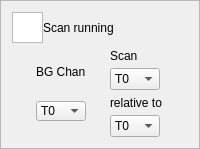
                <widget class="QFrame" name="frame_5">
                 <property name="sizePolicy">
                  <sizepolicy hsizetype="Minimum" vsizetype="Minimum">
                   <horstretch>0</horstretch>
                   <verstretch>0</verstretch>
                  </sizepolicy>
                 </property>
                 <property name="minimumSize">
                  <size>
                   <width>150</width>
                   <height>0</height>
                  </size>
                 </property>
                 <property name="maximumSize">
                  <size>
                   <width>500</width>
                   <height>16777215</height>
                  </size>
                 </property>
                 <property name="frameShape">
                  <enum>QFrame::StyledPanel</enum>
                 </property>
                 <property name="frameShadow">
                  <enum>QFrame::Sunken</enum>
                 </property>
                 <property name="midLineWidth">
                  <number>0</number>
                 </property>
                 <layout class="QVBoxLayout" name="verticalLayout_35">
                  <item>
                   <layout class="QVBoxLayout" name="verticalLayout_12">
                    <property name="spacing">
                     <number>0</number>
                    </property>
                    <item>
                     <layout class="QHBoxLayout" name="horizontalLayout_12">
                      <item>
                       <widget class="QTextBrowser" name="Scan_StatusBox">
                        <property name="sizePolicy">
                         <sizepolicy hsizetype="Minimum" vsizetype="Minimum">
                          <horstretch>0</horstretch>
                          <verstretch>0</verstretch>
                         </sizepolicy>
                        </property>
                        <property name="minimumSize">
                         <size>
                          <width>30</width>
                          <height>30</height>
                         </size>
                        </property>
                        <property name="maximumSize">
                         <size>
                          <width>31</width>
                          <height>31</height>
                         </size>
                        </property>
                        <property name="autoFillBackground">
                         <bool>false</bool>
                        </property>
                       </widget>
                      </item>
                      <item>
                       <widget class="QLabel" name="label">
                        <property name="sizePolicy">
                         <sizepolicy hsizetype="Minimum" vsizetype="Minimum">
                          <horstretch>0</horstretch>
                          <verstretch>0</verstretch>
                         </sizepolicy>
                        </property>
                        <property name="minimumSize">
                         <size>
                          <width>100</width>
                          <height>20</height>
                         </size>
                        </property>
                        <property name="maximumSize">
                         <size>
                          <width>450</width>
                          <height>50</height>
                         </size>
                        </property>
                        <property name="text">
                         <string>Scan running</string>
                        </property>
                       </widget>
                      </item>
                     </layout>
                    </item>
                    <item>
                     <layout class="QHBoxLayout" name="horizontalLayout_4">
                      <item>
                       <layout class="QVBoxLayout" name="verticalLayout_20">
                        <item>
                         <widget class="QLabel" name="label_4">
                          <property name="sizePolicy">
                           <sizepolicy hsizetype="Preferred" vsizetype="Preferred">
                            <horstretch>0</horstretch>
                            <verstretch>0</verstretch>
                           </sizepolicy>
                          </property>
                          <property name="minimumSize">
                           <size>
                            <width>50</width>
                            <height>25</height>
                           </size>
                          </property>
                          <property name="maximumSize">
                           <size>
                            <width>16777215</width>
                            <height>30</height>
                           </size>
                          </property>
                          <property name="text">
                           <string>BG Channel</string>
                          </property>
                         </widget>
                        </item>
                        <item>
                         <widget class="QComboBox" name="scanchannel_combobox_2">
                          <property name="sizePolicy">
                           <sizepolicy hsizetype="Minimum" vsizetype="Minimum">
                            <horstretch>0</horstretch>
                            <verstretch>0</verstretch>
                           </sizepolicy>
                          </property>
                          <property name="minimumSize">
                           <size>
                            <width>0</width>
                            <height>20</height>
                           </size>
                          </property>
                          <property name="maximumSize">
                           <size>
                            <width>50</width>
                            <height>20</height>
                           </size>
                          </property>
                          <item>
                           <property name="text">
                            <string>T0</string>
                           </property>
                          </item>
                          <item>
                           <property name="text">
                            <string>1b</string>
                           </property>
                          </item>
                          <item>
                           <property name="text">
                            <string>1e</string>
                           </property>
                          </item>
                          <item>
                           <property name="text">
                            <string>2b</string>
                           </property>
                          </item>
                          <item>
                           <property name="text">
                            <string>2e</string>
                           </property>
                          </item>
                          <item>
                           <property name="text">
                            <string>3b</string>
                           </property>
                          </item>
                          <item>
                           <property name="text">
                            <string>3e</string>
                           </property>
                          </item>
                          <item>
                           <property name="text">
                            <string>4b</string>
                           </property>
                          </item>
                          <item>
                           <property name="text">
                            <string>4e</string>
                           </property>
                          </item>
                          <item>
                           <property name="text">
                            <string>5b</string>
                           </property>
                          </item>
                          <item>
                           <property name="text">
                            <string>5e</string>
                           </property>
                          </item>
                          <item>
                           <property name="text">
                            <string>6b</string>
                           </property>
                          </item>
                          <item>
                           <property name="text">
                            <string>6e</string>
                           </property>
                          </item>
                          <item>
                           <property name="text">
                            <string>7b</string>
                           </property>
                          </item>
                          <item>
                           <property name="text">
                            <string>7e</string>
                           </property>
                          </item>
                          <item>
                           <property name="text">
                            <string>8b</string>
                           </property>
                          </item>
                          <item>
                           <property name="text">
                            <string>8e</string>
                           </property>
                          </item>
                          <item>
                           <property name="text">
                            <string>9b</string>
                           </property>
                          </item>
                          <item>
                           <property name="text">
                            <string>9e</string>
                           </property>
                          </item>
                          <item>
                           <property name="text">
                            <string>10b</string>
                           </property>
                          </item>
                          <item>
                           <property name="text">
                            <string>10e</string>
                           </property>
                          </item>
                          <item>
                           <property name="text">
                            <string>11b</string>
                           </property>
                          </item>
                          <item>
                           <property name="text">
                            <string>11e</string>
                           </property>
                          </item>
                          <item>
                           <property name="text">
                            <string>12b</string>
                           </property>
                          </item>
                          <item>
                           <property name="text">
                            <string>12e</string>
                           </property>
                          </item>
                          <item>
                           <property name="text">
                            <string>13b</string>
                           </property>
                          </item>
                          <item>
                           <property name="text">
                            <string>13e</string>
                           </property>
                          </item>
                          <item>
                           <property name="text">
                            <string>14b</string>
                           </property>
                          </item>
                          <item>
                           <property name="text">
                            <string>14e</string>
                           </property>
                          </item>
                          <item>
                           <property name="text">
                            <string>15b</string>
                           </property>
                          </item>
                          <item>
                           <property name="text">
                            <string>15e</string>
                           </property>
                          </item>
                          <item>
                           <property name="text">
                            <string>16b</string>
                           </property>
                          </item>
                          <item>
                           <property name="text">
                            <string>16e</string>
                           </property>
                          </item>
                          <item>
                           <property name="text">
                            <string>17b</string>
                           </property>
                          </item>
                          <item>
                           <property name="text">
                            <string>17e</string>
                           </property>
                          </item>
                          <item>
                           <property name="text">
                            <string>18b</string>
                           </property>
                          </item>
                          <item>
                           <property name="text">
                            <string>18e</string>
                           </property>
                          </item>
                         </widget>
                        </item>
                       </layout>
                      </item>
                      <item>
                       <layout class="QVBoxLayout" name="verticalLayout_21">
                        <item>
                         <widget class="QLabel" name="scanchannel_label">
                          <property name="sizePolicy">
                           <sizepolicy hsizetype="Preferred" vsizetype="Preferred">
                            <horstretch>0</horstretch>
                            <verstretch>0</verstretch>
                           </sizepolicy>
                          </property>
                          <property name="minimumSize">
                           <size>
                            <width>0</width>
                            <height>25</height>
                           </size>
                          </property>
                          <property name="maximumSize">
                           <size>
                            <width>16777215</width>
                            <height>30</height>
                           </size>
                          </property>
                          <property name="text">
                           <string>Scan </string>
                          </property>
                         </widget>
                        </item>
                        <item>
                         <widget class="QComboBox" name="ScanRelChannelBox">
                          <property name="sizePolicy">
                           <sizepolicy hsizetype="Minimum" vsizetype="Minimum">
                            <horstretch>0</horstretch>
                            <verstretch>0</verstretch>
                           </sizepolicy>
                          </property>
                          <property name="minimumSize">
                           <size>
                            <width>0</width>
                            <height>20</height>
                           </size>
                          </property>
                          <property name="maximumSize">
                           <size>
                            <width>50</width>
                            <height>30</height>
                           </size>
                          </property>
                          <item>
                           <property name="text">
                            <string>T0</string>
                           </property>
                          </item>
                          <item>
                           <property name="text">
                            <string>1b</string>
                           </property>
                          </item>
                          <item>
                           <property name="text">
                            <string>1e</string>
                           </property>
                          </item>
                          <item>
                           <property name="text">
                            <string>2b</string>
                           </property>
                          </item>
                          <item>
                           <property name="text">
                            <string>2e</string>
                           </property>
                          </item>
                          <item>
                           <property name="text">
                            <string>3b</string>
                           </property>
                          </item>
                          <item>
                           <property name="text">
                            <string>3e</string>
                           </property>
                          </item>
                          <item>
                           <property name="text">
                            <string>4b</string>
                           </property>
                          </item>
                          <item>
                           <property name="text">
                            <string>4e</string>
                           </property>
                          </item>
                          <item>
                           <property name="text">
                            <string>5b</string>
                           </property>
                          </item>
                          <item>
                           <property name="text">
                            <string>5e</string>
                           </property>
                          </item>
                          <item>
                           <property name="text">
                            <string>6b</string>
                           </property>
                          </item>
                          <item>
                           <property name="text">
                            <string>6e</string>
                           </property>
                          </item>
                          <item>
                           <property name="text">
                            <string>7b</string>
                           </property>
                          </item>
                          <item>
                           <property name="text">
                            <string>7e</string>
                           </property>
                          </item>
                          <item>
                           <property name="text">
                            <string>8b</string>
                           </property>
                          </item>
                          <item>
                           <property name="text">
                            <string>8e</string>
                           </property>
                          </item>
                          <item>
                           <property name="text">
                            <string>9b</string>
                           </property>
                          </item>
                          <item>
                           <property name="text">
                            <string>9e</string>
                           </property>
                          </item>
                          <item>
                           <property name="text">
                            <string>10b</string>
                           </property>
                          </item>
                          <item>
                           <property name="text">
                            <string>10e</string>
                           </property>
                          </item>
                          <item>
                           <property name="text">
                            <string>11b</string>
                           </property>
                          </item>
                          <item>
                           <property name="text">
                            <string>11e</string>
                           </property>
                          </item>
                          <item>
                           <property name="text">
                            <string>12b</string>
                           </property>
                          </item>
                          <item>
                           <property name="text">
                            <string>12e</string>
                           </property>
                          </item>
                          <item>
                           <property name="text">
                            <string>13b</string>
                           </property>
                          </item>
                          <item>
                           <property name="text">
                            <string>13e</string>
                           </property>
                          </item>
                          <item>
                           <property name="text">
                            <string>14b</string>
                           </property>
                          </item>
                          <item>
                           <property name="text">
                            <string>14e</string>
                           </property>
                          </item>
                          <item>
                           <property name="text">
                            <string>15b</string>
                           </property>
                          </item>
                          <item>
                           <property name="text">
                            <string>15e</string>
                           </property>
                          </item>
                          <item>
                           <property name="text">
                            <string>16b</string>
                           </property>
                          </item>
                          <item>
                           <property name="text">
                            <string>16e</string>
                           </property>
                          </item>
                          <item>
                           <property name="text">
                            <string>17b</string>
                           </property>
                          </item>
                          <item>
                           <property name="text">
                            <string>17e</string>
                           </property>
                          </item>
                          <item>
                           <property name="text">
                            <string>18b</string>
                           </property>
                          </item>
                          <item>
                           <property name="text">
                            <string>18e</string>
                           </property>
                          </item>
                         </widget>
                        </item>
                        <item>
                         <widget class="QLabel" name="scanrel_label">
                          <property name="sizePolicy">
                           <sizepolicy hsizetype="Preferred" vsizetype="Preferred">
                            <horstretch>0</horstretch>
                            <verstretch>0</verstretch>
                           </sizepolicy>
                          </property>
                          <property name="minimumSize">
                           <size>
                            <width>0</width>
                            <height>25</height>
                           </size>
                          </property>
                          <property name="maximumSize">
                           <size>
                            <width>16777215</width>
                            <height>30</height>
                           </size>
                          </property>
                          <property name="text">
                           <string>relative to</string>
                          </property>
                         </widget>
                        </item>
                        <item>
                         <widget class="QComboBox" name="ScanChannelBox">
                          <property name="sizePolicy">
                           <sizepolicy hsizetype="Minimum" vsizetype="Minimum">
                            <horstretch>0</horstretch>
                            <verstretch>0</verstretch>
                           </sizepolicy>
                          </property>
                          <property name="minimumSize">
                           <size>
                            <width>0</width>
                            <height>20</height>
                           </size>
                          </property>
                          <property name="maximumSize">
                           <size>
                            <width>50</width>
                            <height>30</height>
                           </size>
                          </property>
                          <item>
                           <property name="text">
                            <string>T0</string>
                           </property>
                          </item>
                          <item>
                           <property name="text">
                            <string>1b</string>
                           </property>
                          </item>
                          <item>
                           <property name="text">
                            <string>1e</string>
                           </property>
                          </item>
                          <item>
                           <property name="text">
                            <string>2b</string>
                           </property>
                          </item>
                          <item>
                           <property name="text">
                            <string>2e</string>
                           </property>
                          </item>
                          <item>
                           <property name="text">
                            <string>3b</string>
                           </property>
                          </item>
                          <item>
                           <property name="text">
                            <string>3e</string>
                           </property>
                          </item>
                          <item>
                           <property name="text">
                            <string>4b</string>
                           </property>
                          </item>
                          <item>
                           <property name="text">
                            <string>4e</string>
                           </property>
                          </item>
                          <item>
                           <property name="text">
                            <string>5b</string>
                           </property>
                          </item>
                          <item>
                           <property name="text">
                            <string>5e</string>
                           </property>
                          </item>
                          <item>
                           <property name="text">
                            <string>6b</string>
                           </property>
                          </item>
                          <item>
                           <property name="text">
                            <string>6e</string>
                           </property>
                          </item>
                          <item>
                           <property name="text">
                            <string>7b</string>
                           </property>
                          </item>
                          <item>
                           <property name="text">
                            <string>7e</string>
                           </property>
                          </item>
                          <item>
                           <property name="text">
                            <string>8b</string>
                           </property>
                          </item>
                          <item>
                           <property name="text">
                            <string>8e</string>
                           </property>
                          </item>
                          <item>
                           <property name="text">
                            <string>9b</string>
                           </property>
                          </item>
                          <item>
                           <property name="text">
                            <string>9e</string>
                           </property>
                          </item>
                          <item>
                           <property name="text">
                            <string>10b</string>
                           </property>
                          </item>
                          <item>
                           <property name="text">
                            <string>10e</string>
                           </property>
                          </item>
                          <item>
                           <property name="text">
                            <string>11b</string>
                           </property>
                          </item>
                          <item>
                           <property name="text">
                            <string>11e</string>
                           </property>
                          </item>
                          <item>
                           <property name="text">
                            <string>12b</string>
                           </property>
                          </item>
                          <item>
                           <property name="text">
                            <string>12e</string>
                           </property>
                          </item>
                          <item>
                           <property name="text">
                            <string>13b</string>
                           </property>
                          </item>
                          <item>
                           <property name="text">
                            <string>13e</string>
                           </property>
                          </item>
                          <item>
                           <property name="text">
                            <string>14b</string>
                           </property>
                          </item>
                          <item>
                           <property name="text">
                            <string>14e</string>
                           </property>
                          </item>
                          <item>
                           <property name="text">
                            <string>15b</string>
                           </property>
                          </item>
                          <item>
                           <property name="text">
                            <string>15e</string>
                           </property>
                          </item>
                          <item>
                           <property name="text">
                            <string>16b</string>
                           </property>
                          </item>
                          <item>
                           <property name="text">
                            <string>16e</string>
                           </property>
                          </item>
                          <item>
                           <property name="text">
                            <string>17b</string>
                           </property>
                          </item>
                          <item>
                           <property name="text">
                            <string>17e</string>
                           </property>
                          </item>
                          <item>
                           <property name="text">
                            <string>18b</string>
                           </property>
                          </item>
                          <item>
                           <property name="text">
                            <string>18e</string>
                           </property>
                          </item>
                         </widget>
                        </item>
                       </layout>
                      </item>
                     </layout>
                    </item>
                   </layout>
                  </item>
                 </layout>
                </widget>
